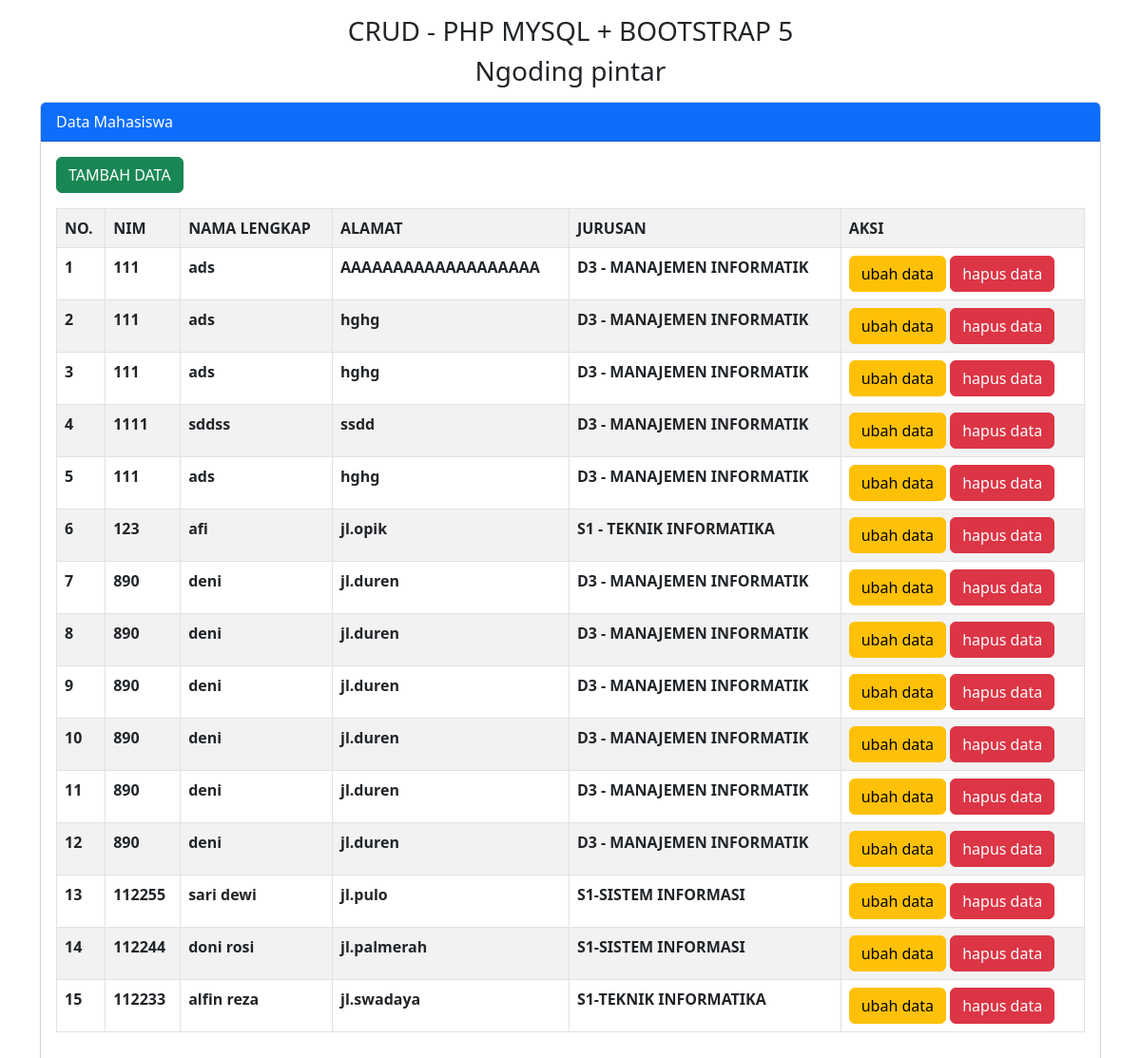
Screenshot of /crudmodal/index.php with the database file from the repository.
### tables this page shows
CREATE TABLE `tmhs` (
  `id_mhs` int(11) NOT NULL,
  `nim` varchar(11) NOT NULL,
  `nama` varchar(50) NOT NULL,
  `alamat` varchar(150) NOT NULL,
  `prodi` varchar(25) NOT NULL
);

### crudmodal/index.php (the view, shortened to what this page needs)
<?php
include "koneksi.php"
?>
<!doctype html>
<html lang="en">
<head>
    <link href="https://cdn.jsdelivr.net/npm/bootstrap@5.2.3/dist/css/bootstrap.min.css" rel="stylesheet">
</head>
<body>
    <div class="container">
        <div class="mt-3">
            <h3 class="text-center"> CRUD - PHP MYSQL + BOOTSTRAP 5 </h3>
            <h3 class="text-center"> Ngoding pintar </h3>
        </div>
        <div class="card mt-3">
            <div class="card-header bg-primary text-white">
                Data Mahasiswa
            </div>
            <div class="card-body">
                <button type="button" class="btn btn-success mb-3" data-bs-toggle="modal" data-bs-target="#modalTambah">
                    TAMBAH DATA
                </button>
                <table class="table table-bordered table-striped table-hover ">
                    <tr>
                        <th> NO. </th>
                        <th> NIM </th>
                        <th> NAMA LENGKAP</th>
                        <th> ALAMAT </th>
                        <th> JURUSAN </th>
                        <th> AKSI </th>
                    </tr>
                    <?php
                    $no = 1;
                    $tampil = mysqli_query($koneksi, "SELECT * FROM tmhs ORDER BY id_mhs DESC ");
                    while ($data = mysqli_fetch_array($tampil)) :
                    ?>
                        <tr>
                            <th><?= $no++ ?> </th>
                            <th> <?= $data['nim'] ?> </th>
                            <th> <?= $data['nama'] ?> </th>
                            <th> <?= $data['alamat'] ?> </th>
                            <th> <?= $data['prodi'] ?> </th>
                            <td>
                                <a href="#" class="btn btn-warning" data-bs-toggle="modal" data-bs-target="#modalUbah<?= $no ?>"> ubah data </a>
                                <a href="#" class="btn btn-danger" data-bs-toggle="modal" data-bs-target="#modalHapus<?= $no ?>"> hapus data </a>
                            </td>
                        </tr>
                    <?php endwhile; ?>
                </table>
            </div>
        </div>
    </div>
</body>
</html>

### rows the page displays
tmhs: nim "111", nama "ads", alamat "AAAAAAAAAAAAAAAAAAA", prodi "D3 - MANAJEMEN INFORMATIK"
tmhs: nim "111", nama "ads", alamat "hghg", prodi "D3 - MANAJEMEN INFORMATIK"
tmhs: nim "111", nama "ads", alamat "hghg", prodi "D3 - MANAJEMEN INFORMATIK"
tmhs: nim "1111", nama "sddss", alamat "ssdd", prodi "D3 - MANAJEMEN INFORMATIK"
tmhs: nim "111", nama "ads", alamat "hghg", prodi "D3 - MANAJEMEN INFORMATIK"
tmhs: nim "123", nama "afi", alamat "jl.opik", prodi "S1 - TEKNIK INFORMATIKA"
tmhs: nim "890", nama "deni", alamat "jl.duren", prodi "D3 - MANAJEMEN INFORMATIK"
tmhs: nim "890", nama "deni", alamat "jl.duren", prodi "D3 - MANAJEMEN INFORMATIK"
tmhs: nim "890", nama "deni", alamat "jl.duren", prodi "D3 - MANAJEMEN INFORMATIK"
tmhs: nim "890", nama "deni", alamat "jl.duren", prodi "D3 - MANAJEMEN INFORMATIK"
tmhs: nim "890", nama "deni", alamat "jl.duren", prodi "D3 - MANAJEMEN INFORMATIK"
tmhs: nim "890", nama "deni", alamat "jl.duren", prodi "D3 - MANAJEMEN INFORMATIK"
tmhs: nim "112255", nama "sari dewi", alamat "jl.pulo", prodi "S1-SISTEM INFORMASI"
tmhs: nim "112244", nama "doni rosi", alamat "jl.palmerah", prodi "S1-SISTEM INFORMASI"
tmhs: nim "112233", nama "alfin reza", alamat "jl.swadaya", prodi "S1-TEKNIK INFORMATIKA"
